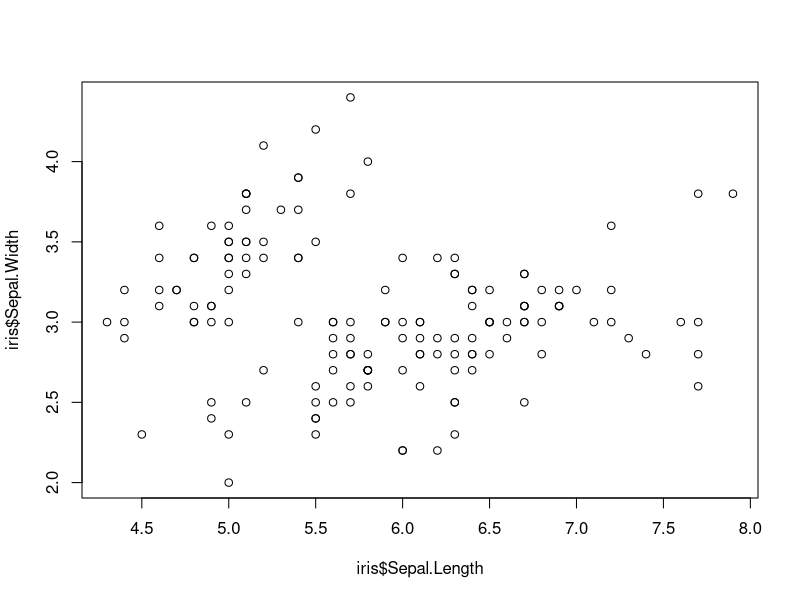
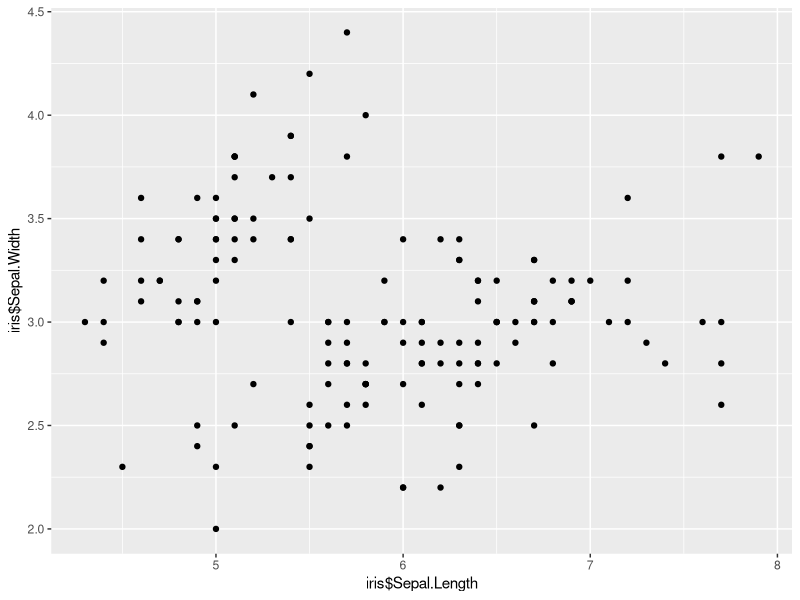
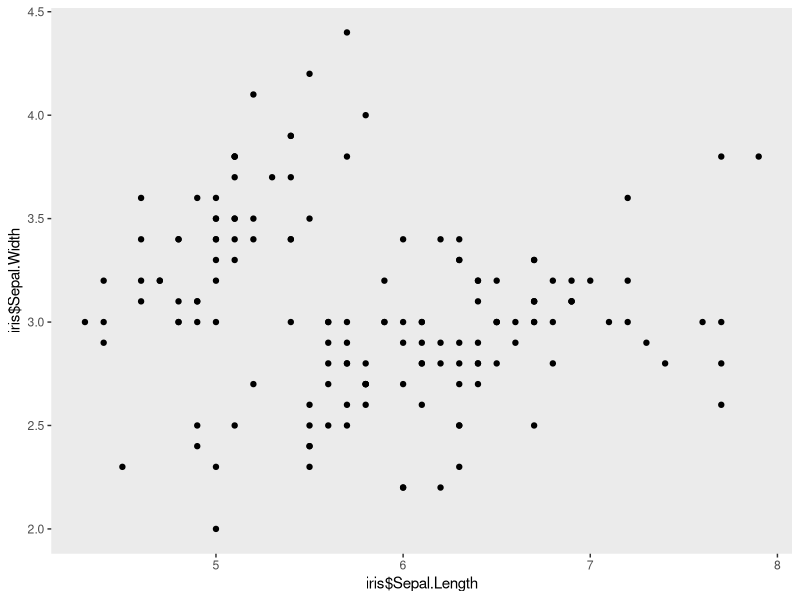
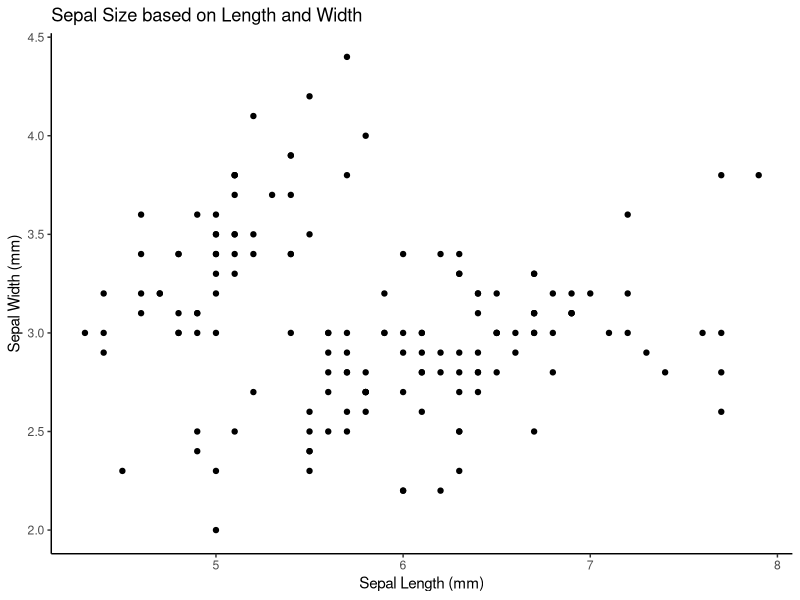

These charts were generated, in order, by the following R code:
#use built in iris dataset
#take a look at it 
head(iris)
#load in some tidyverse packages
library(dplyr)
library(ggplot2)

#####################################
##### Part 1: for loops         #####
#####################################

#Using only data for iris versicolor
#write a for loop
#that produces a regression table
#for each of the following relationships
#1. iris  sepal length x width
#2. iris  petal length x width
#3. iris sepal length x petal length

# hint: consider using a list, and also new vectors for regression variables

final_list = list()

flower <- iris[iris$Species=='versicolor',]

list_data = list(flower$Sepal.Length, flower$Sepal.Width, flower$Petal.Length,
                 flower$Petal.Width, flower$Sepal.Length, flower$Petal.Length)


for (i in 1:3){
  
  DataSet1 = unlist(list_data[((i*2)-1)])
  DataSet2 = unlist(list_data[(i*2)])
  
  final_list[[i]] <- lm(DataSet1 ~ DataSet2)
}


#####################################
##### Part 2: data in dplyr     #####
#####################################

#use dplyr to join data of maximum height
#to a new iris data frame
height <- data.frame(Species = c("virginica","setosa","versicolor"),
                     Height.cm = c(60,100,11.8))

irisNew <- iris

irisNew <- full_join(irisNew, height, by ='Species')



#####################################
##### Part 3: plots in ggplot2  #####
#####################################

#look at base R scatter plot
plot(iris$Sepal.Length,iris$Sepal.Width)

#3a. now make the same plot in ggplot
NewPlot1 <- ggplot(iris, aes(iris$Sepal.Length, iris$Sepal.Width)) + geom_point()
NewPlot1

#3b. make a scatter plot with ggplot and get rid of  busy grid lines
NewPlot2 <- NewPlot1 + theme(panel.grid.major = element_blank(), panel.grid.minor = element_blank())
NewPlot2

#3c. make a scatter plot with ggplot, remove grid lines, add a title and axis labels, 
#    show species by color, and make the point size proportional to petal length
NewPlot3 <- NewPlot1 + theme_classic()
NewPlot3 <- NewPlot3 + labs(x = "Sepal Length (mm)", y = "Sepal Width (mm)",
                            title = "Sepal Size based on Length and Width")
NewPlot3

#####################################
##### Question: how did         #####
##### arguments differ between  #####
##### plot and ggplot?          #####
#####################################	